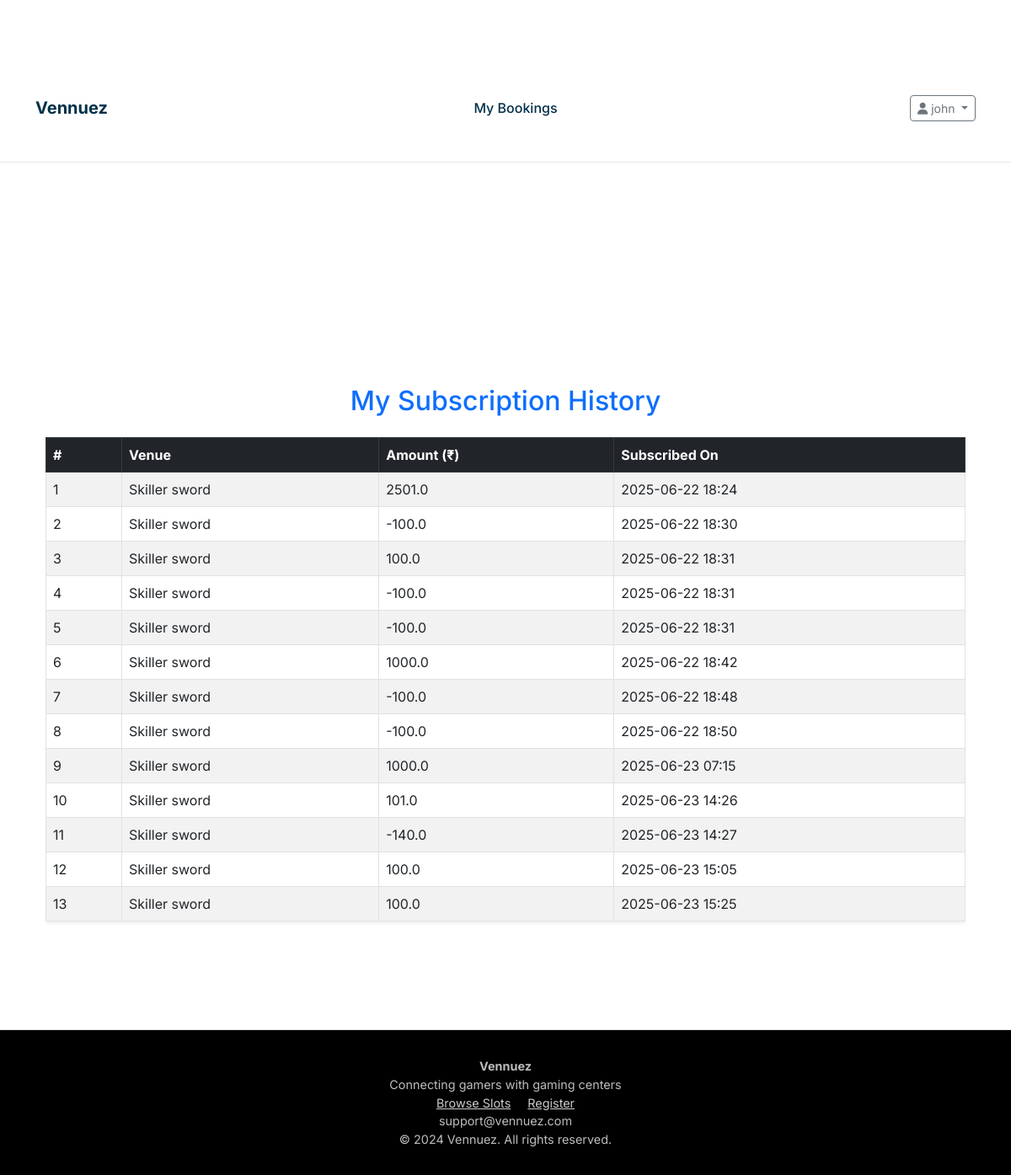
/my_subscription_history (signed in), run on an earlier commit of the app's database.
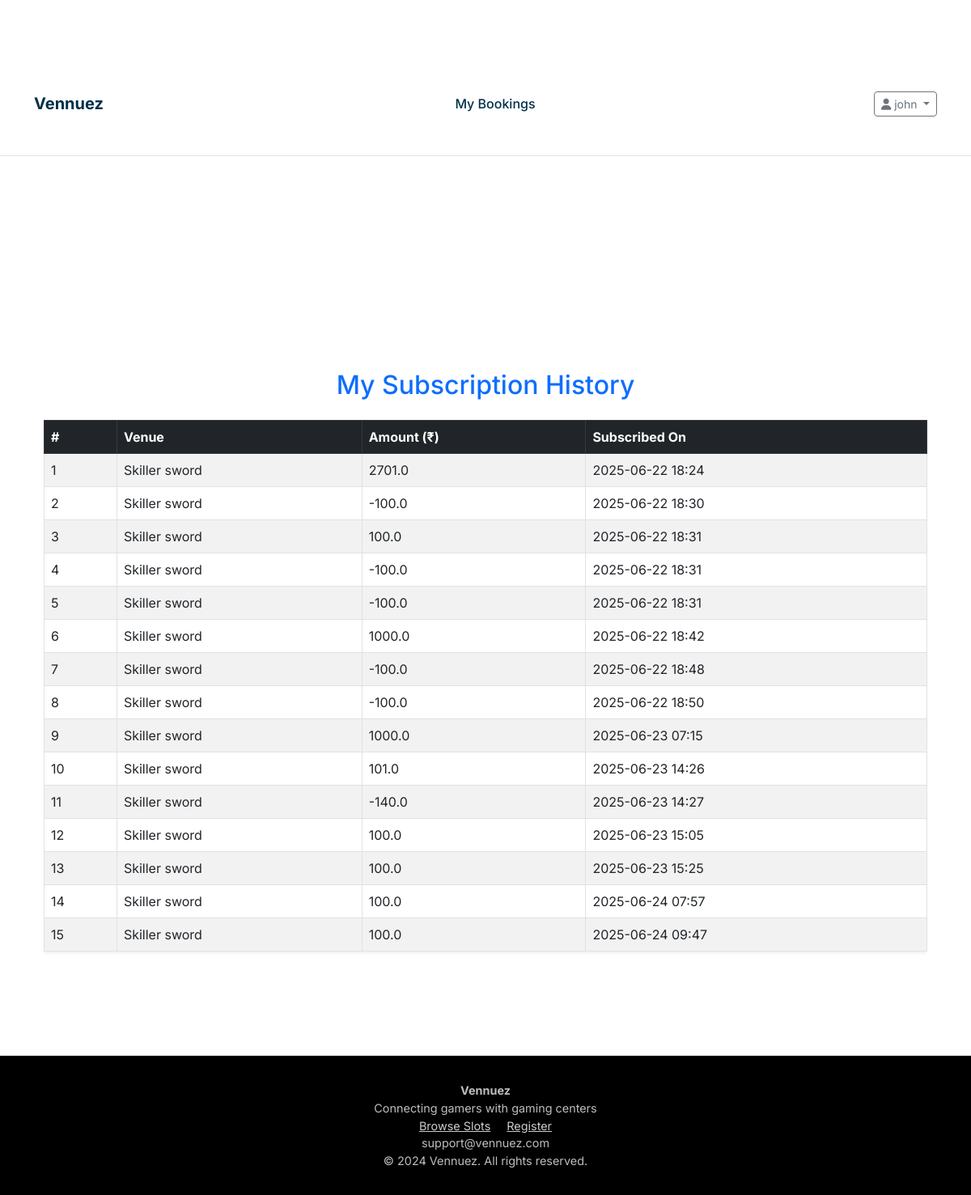
And on a later commit of the database.
### models.py (models this page shows, shortened)
class Owner(UserMixin, db.Model):
    __tablename__ = 'owners'
    id = db.Column(db.Integer, primary_key=True)
    username = db.Column(db.String(80), unique=True, nullable=False)
    email = db.Column(db.String(120), unique=True, nullable=False)
    password_hash = db.Column(db.String(256), nullable=False)
    phone = db.Column(db.String(20), nullable=False)
    gaming_center_name = db.Column(db.String(200), nullable=False)
    address = db.Column(db.String(255), nullable=True)
    active = db.Column(db.Boolean, default=True)
    created_at = db.Column(db.DateTime, default=datetime.utcnow)
    latitude = db.Column(db.Float, nullable=True)
    longitude = db.Column(db.Float, nullable=True)
    google_maps_link = db.Column(db.String(500), nullable=True)
    amenities = db.Column(db.Text, nullable=True)  # Stored as JSON string
    venue_image1 = db.Column(db.String(500), nullable=True)
    venue_image2 = db.Column(db.String(500), nullable=True)
    venue_image3 = db.Column(db.String(500), nullable=True)
    venue_image4 = db.Column(db.String(500), nullable=True)
    images_uploaded = db.Column(db.Boolean, default=False)
    consoles = db.relationship('Console', backref='owner', lazy=True, cascade='all, delete-orphan')
    subscriptions = db.relationship("Subscription", back_populates="owner", cascade="all, delete")

class Subscription(db.Model):
    __tablename__ = "subscription"
    id = db.Column(db.Integer, primary_key=True)
    amount = db.Column(db.Float, nullable=False)
    user_id = db.Column(db.Integer, db.ForeignKey('users.id'), nullable=False)
    owner_id = db.Column(db.Integer, db.ForeignKey('owners.id'), nullable=False)
    created_at = db.Column(db.DateTime, default=datetime.utcnow)
    user = db.relationship("User", back_populates="subscriptions")
    owner = db.relationship("Owner", back_populates="subscriptions")

### routes.py (the view)
@app.route('/my_subscription_history')
@login_required
def subscription_history():
    subs = Subscription.query.filter_by(user_id=current_user.id).all()
    history = []
    for sub in subs:
        venue = Owner.query.get(sub.owner_id)
        history.append({
            "venue_name": venue.gaming_center_name,
            "amount": sub.amount,
            "created_at": sub.created_at
        })
    return render_template("my_subscription_history.html", subscriptions=history)

### app.py (called while the page is built)
@login_manager.user_loader
def load_user(user_id):
    from models import Owner, User
    from flask import session
    user_type = session.get('user_type')
    if user_type == 'owner':
        return Owner.query.get(int(user_id))
    elif user_type == 'user':
        return User.query.get(int(user_id))
    return None

### templates/my_subscription_history.html (shortened to what this page needs)
{% extends "base.html" %}
{% block content %}
<div class="container mt-5">
    <h2 class="text-center mb-4 text-primary">My Subscription History</h2>
    {% if subscriptions %}
    <div class="table-responsive">
        <table class="table table-bordered table-striped shadow-sm">
            <thead class="table-dark">
                <tr>
                    <th>#</th>
                    <th>Venue</th>
                    <th>Amount (₹)</th>
                    <th>Subscribed On</th>
                </tr>
            </thead>
            <tbody>
                {% for sub in subscriptions %}
                <tr>
                    <td>{{ loop.index }}</td>
                    <td>{{ sub.venue_name }}</td>
                    <td>{{ sub.amount }}</td>
                    <td>{{ sub.created_at.strftime('%Y-%m-%d %H:%M') }}</td>
                </tr>
                {% endfor %}
            </tbody>
        </table>
    </div>
    {% else %}
    <p class="text-center text-muted">No subscription history found.</p>
    {% endif %}
</div>
{% endblock %}

What changed in the data, as far as the page shows it:
added Subscription: amount "100.0", created_at "2025-06-24 07:57"
added Subscription: amount "100.0", created_at "2025-06-24 09:47"
Also different on the page:
new list line: "1"
new list line: "Skiller sword"
new list line: "2701.0 2025-06-22 18:24"
new list line: "14"
new list line: "15"
list line gone: "1"
list line gone: "Skiller sword"
list line gone: "2501.0 2025-06-22 18:24"
